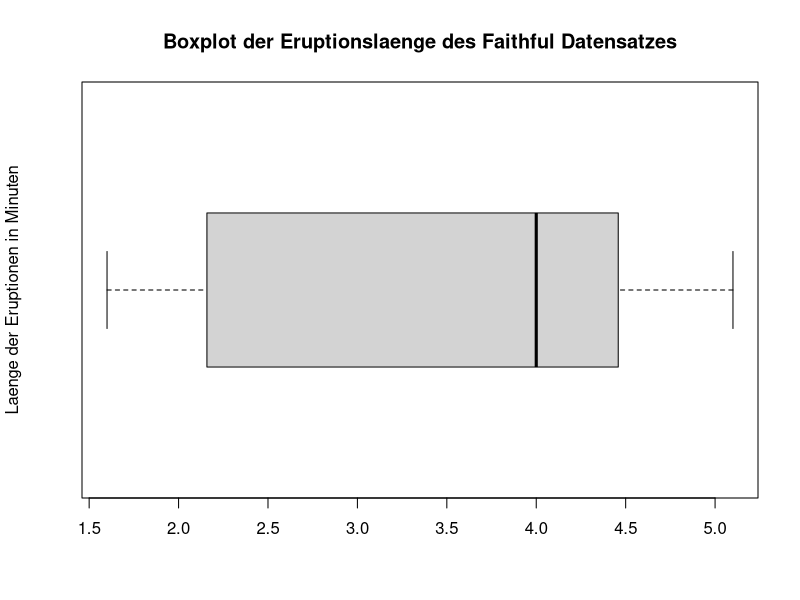
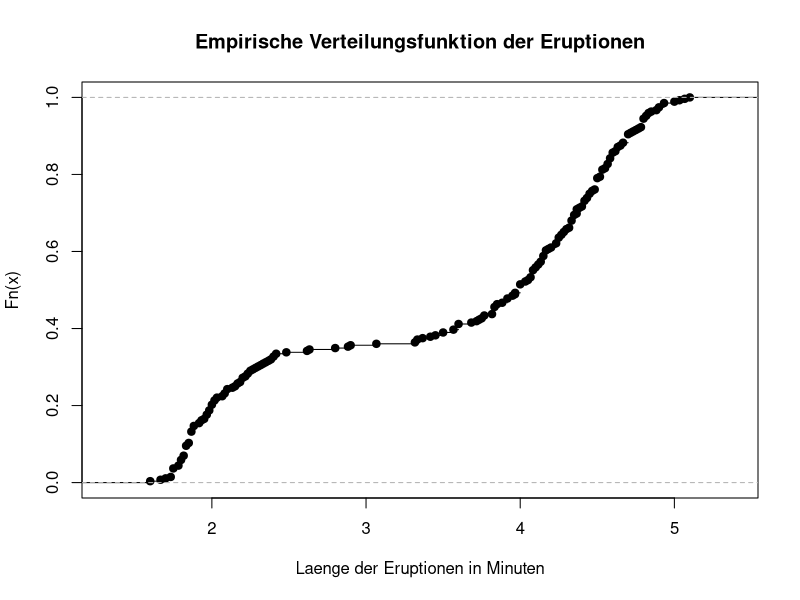
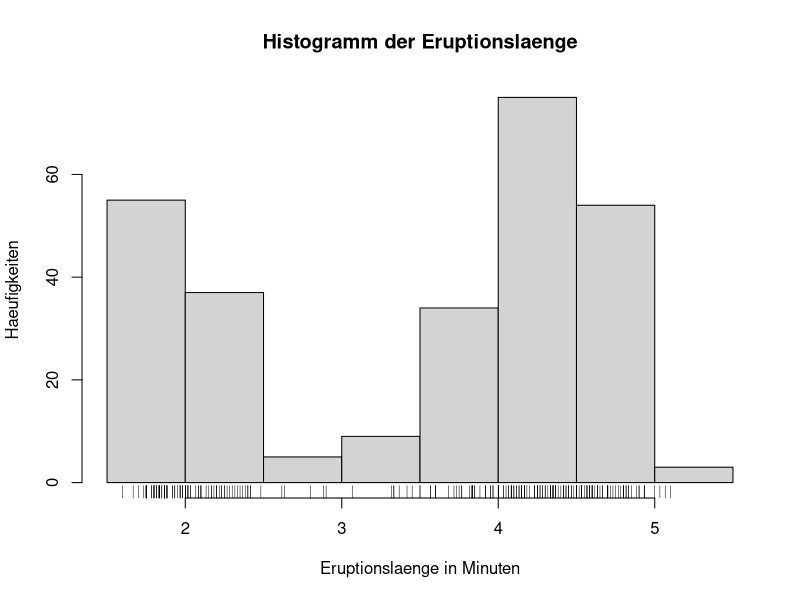
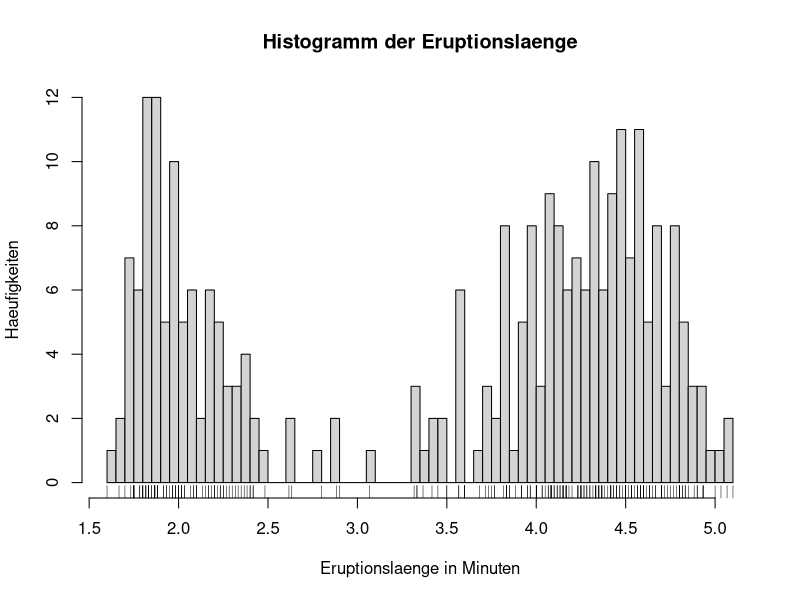
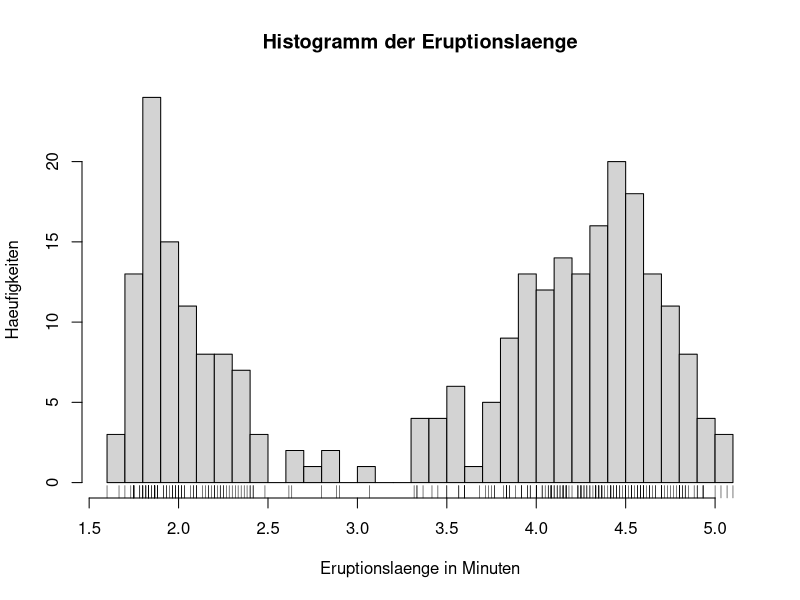
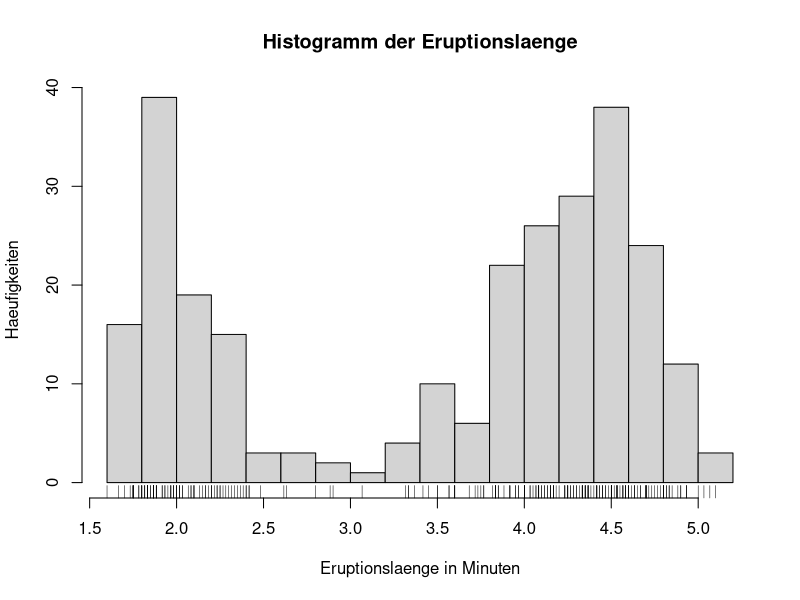
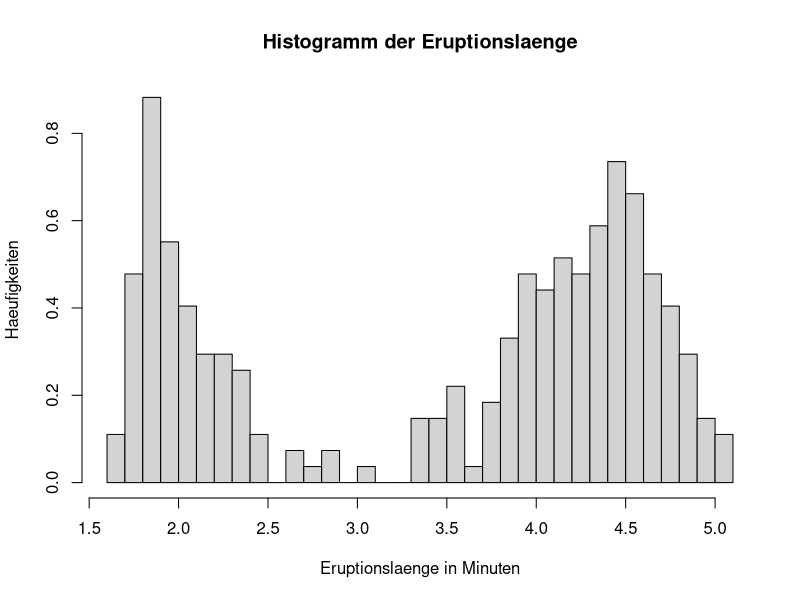
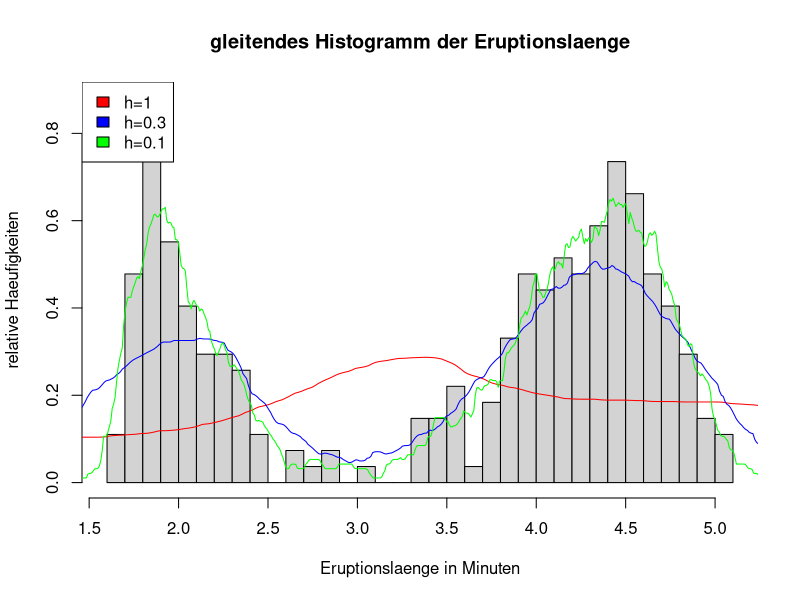

Recreate these plots in R, in order.
## ---- chunk 1
knitr::opts_chunk$set(error=TRUE,        # Keep compiling upon error
                      collapse=TRUE,     # collapse by default
                      echo=TRUE,         # echo code by default
                      comment = "#>",    # change comment character
                      fig.width = 5,     # set figure width
                      out.width = "50%", # set width of displayed images
                      warning=TRUE,      # show R warnings
                      message=FALSE)     # show R messages
## ---- chunk 2
summary(faithful)
## ---- chunk 3
d=faithful$eruptions
boxplot(d,main="Boxplot der Eruptionslaenge des Faithful Datensatzes",
          ylab="Laenge der Eruptionen in Minuten",horizontal = TRUE)
## ---- chunk 4
stem(d)
## ---- chunk 5
plot(ecdf(d),xlab="Laenge der Eruptionen in Minuten", main="Empirische Verteilungsfunktion der Eruptionen")
## ---- chunk 6
hist(d, main="Histogramm der Eruptionslaenge", xlab="Eruptionslaenge in Minuten",ylab="Haeufigkeiten")
rug(d)
  hist(d, main="Histogramm der Eruptionslaenge", xlab="Eruptionslaenge in Minuten",ylab="Haeufigkeiten", breaks=50)
  rug(d)
   hist(d, main="Histogramm der Eruptionslaenge", xlab="Eruptionslaenge in Minuten",ylab="Haeufigkeiten",breaks=34)
   rug(d)
## ---- chunk 7
 hist(d, main="Histogramm der Eruptionslaenge", xlab="Eruptionslaenge in Minuten",ylab="Haeufigkeiten",breaks=18)
   rug(d)
## ---- chunk 8
hist(d, main="Histogramm der Eruptionslaenge", xlab="Eruptionslaenge in Minuten",ylab="Haeufigkeiten", breaks=25,freq=FALSE)
## ---- chunk 9
 {hist(d, main="gleitendes Histogramm der Eruptionslaenge", xlab="Eruptionslaenge in Minuten",ylab="relative Haeufigkeiten", breaks=34,freq=FALSE)
lines(density(d, kernel='rectangular', 1.0), col='red')
lines(density(d, kernel='rectangular', 0.3), col='blue')
lines(density(d, kernel='rectangular', 0.1), col='green')
 }
legend("topleft",
       c("h=1","h=0.3", "h=0.1"),
       fill=c("red","blue", "green"))
## ---- chunk 10
{
hist(d, main="Histogramm der Eruptionslaenge", xlab="Eruptionslaenge in Minuten",ylab="Haeufigkeiten", breaks=18,freq=FALSE)
lines(density(d,kernel="rectangular",0.1), col="red")
}
## ---- chunk 11
#Gauss Kern
{
hist(d,main="Histogramm der Eruptionslaenge mit Gausskern", xlab="Eruptionslaenge in Minuten",ylab="Haeufigkeiten", breaks=18,freq=FALSE)
lines(density(d,kernel="gauss",0.2), col="red")
lines(density(d,kernel="gauss",0.1), col="green")
}
## ---- chunk 12
#Epanechnikov Kern
hist(d, main="Histogramm der Eruptionslaenge", xlab="Eruptionslaenge in Minuten",ylab="Haeufigkeiten", breaks=18,freq=FALSE)
lines(density(d,kernel="epanechnikov",0.2), col="red")
lines(density(d,kernel="epanechnikov",0.1), col="green")
#Bessere Variante mit Bandbreite 0.1. Da das Maximum besser angenaehert wird.
## ---- chunk 13
hist(d, main="Histogramm der Eruptionslaenge", xlab="Eruptionslaenge in Minuten",ylab="Haeufigkeiten", breaks=18,freq=FALSE)
lines(density(d,kernel="gauss",0.1), col="red")
lines(density(d,kernel="epanechnikov",0.1), col="green")
legend("topleft",c("gauss","epanechnikov"),fill=c("red","green"))
